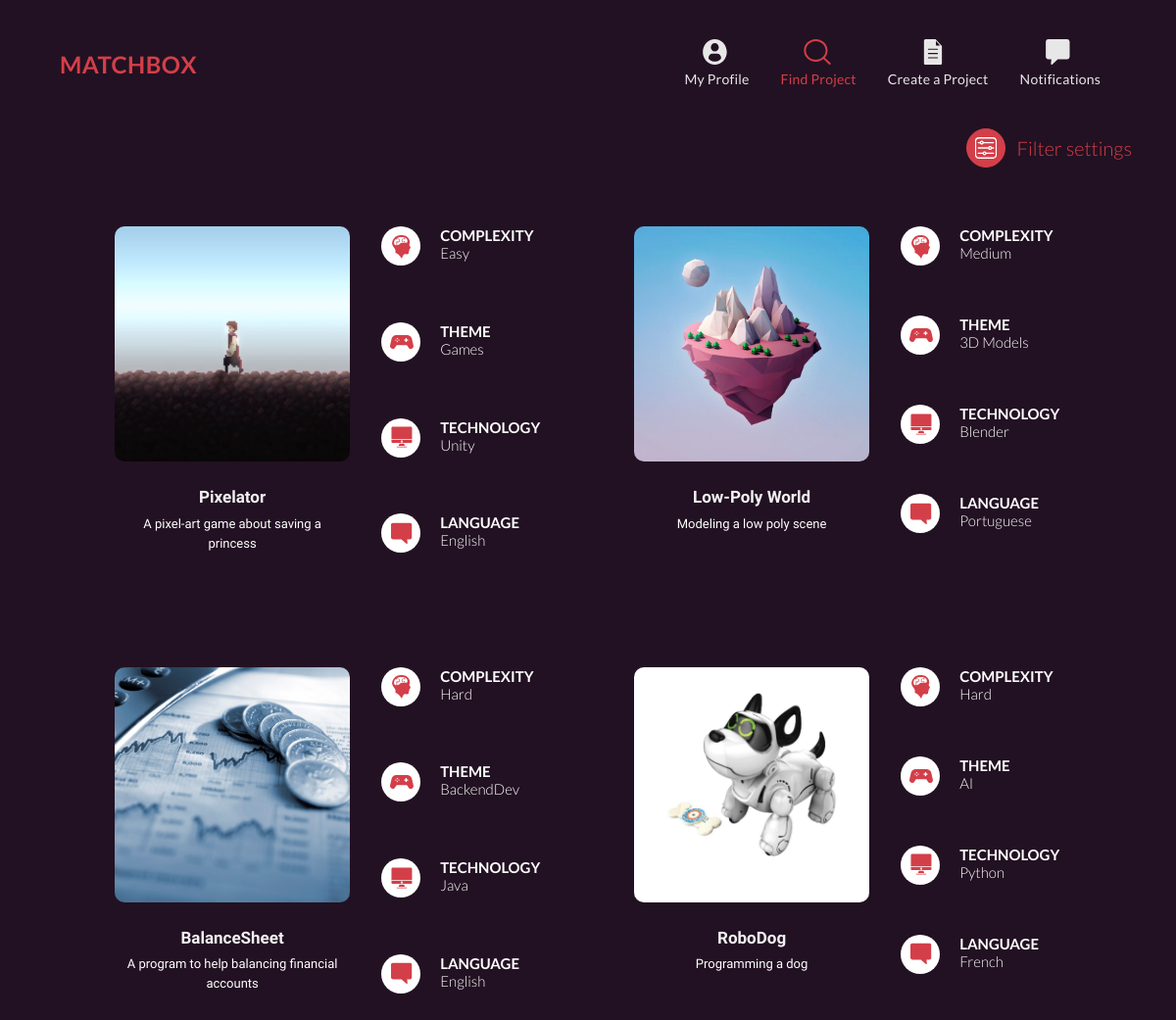
/find (signed in), run on an earlier commit of the app's database.
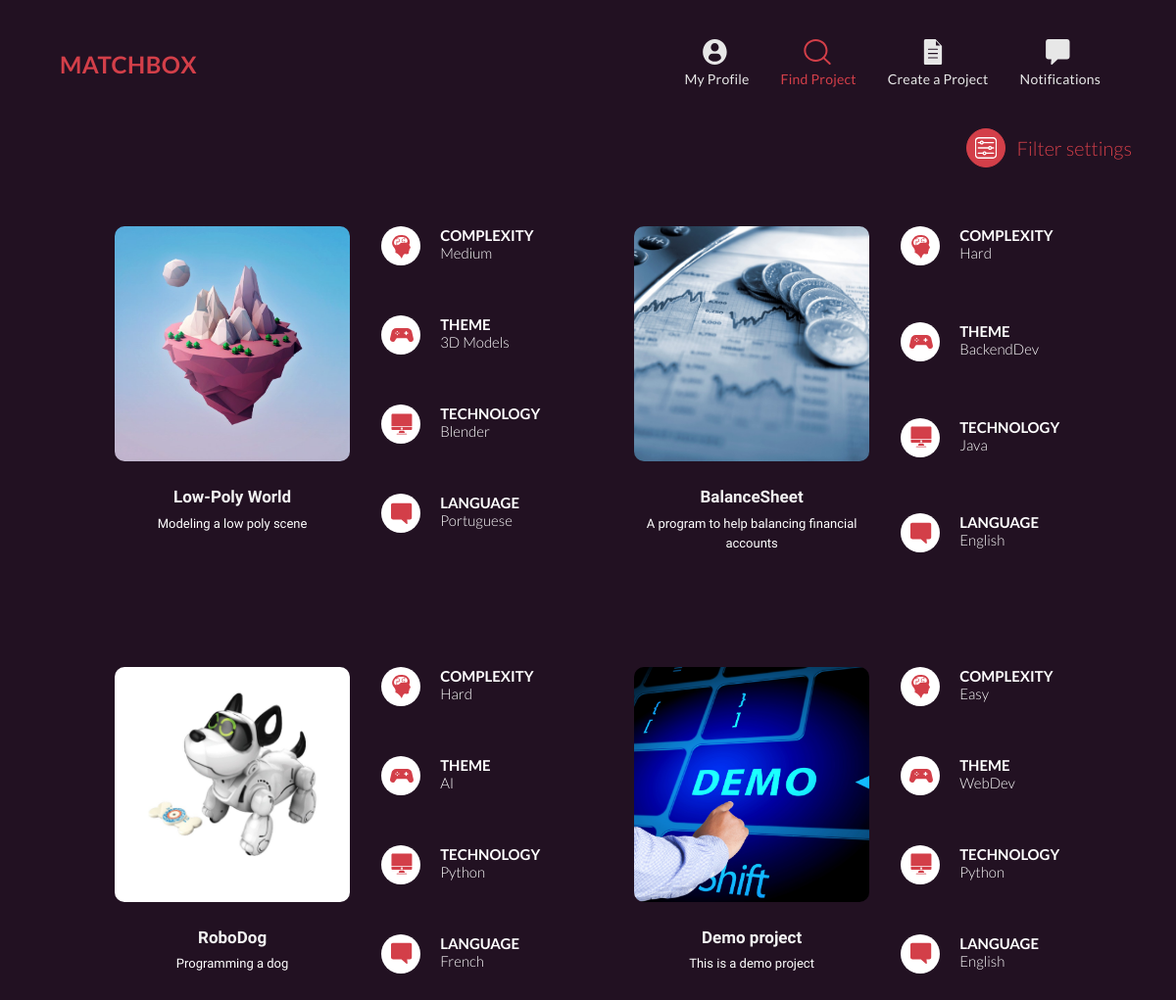
And on a later commit of the database.
### matchcore/models.py (models this page shows, shortened)
class Project(models.Model):
    STATE = [
        ('O', 'Ongoing'),
        ('A', 'Archived'),
    ]
    title = models.CharField(max_length=50)
    small_description = models.CharField(max_length=100)
    big_description = models.CharField(max_length=1000)
    img = models.ImageField(upload_to='images/projects', default='')
    state = models.CharField(max_length=1, choices=STATE)
    tags = models.ManyToManyField(ProjectTag)
    participants = models.ManyToManyField(Person, through='ProjectParticipation')

class ProjectTag(models.Model):
    ARCHETYPE = [
        ('C', 'Complexity'),
        ('T', 'Theme'),
        ('D', 'Technology'),
        ('L', 'Language'),
    ]
    name = models.CharField(max_length=10)
    archetype = models.CharField(max_length=1, choices=ARCHETYPE, default='C')

### matchcore/views.py (the view, shortened to what this page needs)
# urls.py: path('find', views.find_page, name="find_page"),
def find_page(request):
    projects = Project.objects.filter(state='O').exclude(participants__user__username=request.user.username)
    keys = list(request.GET.keys())
    context = {
        'projects': projects,
    }
    return render(request, 'matchcore/find_page.html', context)

### matchcore/templatetags/matchcore_tags.py (called while the page is built)
@register.simple_tag
def is_active_un(request, url, un):
    if request.path in reverse(url, args=[un]): #fixme
        return "active"
    return ""

@register.simple_tag
def is_active(request, url):
    if request.path in reverse(url): #fixme
        return "active"
    return ""

### matchcore/templates/matchcore/find_page.html (shortened to what this page needs)
{% extends "matchcore/layout_nav.html" %}
{% load static %}
{% block main %}
<div class="container">
	<div class="row mt-4">
		<div class="col text-right">
			<a href="{% url 'filter_page' %}" class="filter-button btn btn-primary mr-2">
				<img src="{% static 'matchcore/images/settings.svg' %}">
			</a>
			<a href="{% url 'filter_page' %}" class="align-middle filter-button-text">Filter settings</a>
		</div>
	</div>
	<div class="row project-list">
		{% for p in projects %}
			<div class="col-6 project-item" onclick="location.href='{% url 'request_page' p.id %}'">
				<div class="row">
					<div class="col-7 text-center">
						<img class="project-picture img-fluid" src="{{p.img.url}}">
						<div class="mt-4 px-2">
							<span class="project-title mb-1">{{p.title}}</span>
							<p class="project-short-desc">{{p.small_description}}</p>
						</div>
					</div>
					<div class="col project-tags">
						<div class="tags-item">
							<div class="tags-circle"><img src="{% static 'matchcore/images/projects/tag-complexity.svg' %}"></div>
							<div class="tags-desc">
								<span class="tags-name">Complexity</span>
								{% for t in p.tags.all %}
									{% if t.archetype == 'C' %}
										{{t.name}}
									{% endif %}
								{% endfor %}
							</div>
						</div>
						<div class="tags-item">
							<div class="tags-circle"><img src="{% static 'matchcore/images/projects/tag-theme.svg' %}"></div>
							<div class="tags-desc">
								<span class="tags-name">Theme</span>
								{% for t in p.tags.all %}
									{% if t.archetype == 'T' %}
										{{t.name}}
									{% endif %}
								{% endfor %}
							</div>
						</div>
						<div class="tags-item">
							<div class="tags-circle"><img src="{% static 'matchcore/images/projects/tag-technology.svg' %}"></div>
							<div class="tags-desc">
								<span class="tags-name">Technology</span>
								{% for t in p.tags.all %}
									{% if t.archetype == 'D' %}
										{{t.name}}
									{% endif %}
								{% endfor %}
							</div>
						</div>
						<div class="tags-item">
							<div class="tags-circle"><img src="{% static 'matchcore/images/projects/tag-language.svg' %}"></div>
							<div class="tags-desc">
								<span class="tags-name">Language</span>
								{% for t in p.tags.all %}
									{% if t.archetype == 'L' %}
										{{t.name}}
									{% endif %}
								{% endfor %}
							</div>
						</div>
					</div>
				</div>
			</div>
		{% endfor %}
	</div>
</div>
{% endblock %}

What changed in the data, as far as the page shows it:
no longer on this page (row edited): Project: img (picture), title "Pixelator", small_description "A pixel-art game about saving a princess", ProjectTag (name "Easy"), ProjectTag (name "English")
no longer on this page (row unchanged): ProjectTag: name "Games", shown under "Pixelator"
no longer on this page (row unchanged): ProjectTag: name "Unity", shown under "Pixelator"
added Project: img (picture), title "Demo project", small_description "This is a demo project", ProjectTag (name "Easy"), ProjectTag (name "Python"), ProjectTag (name "English")
now on this page (row unchanged): ProjectTag: name "WebDev", shown under "Demo project"
